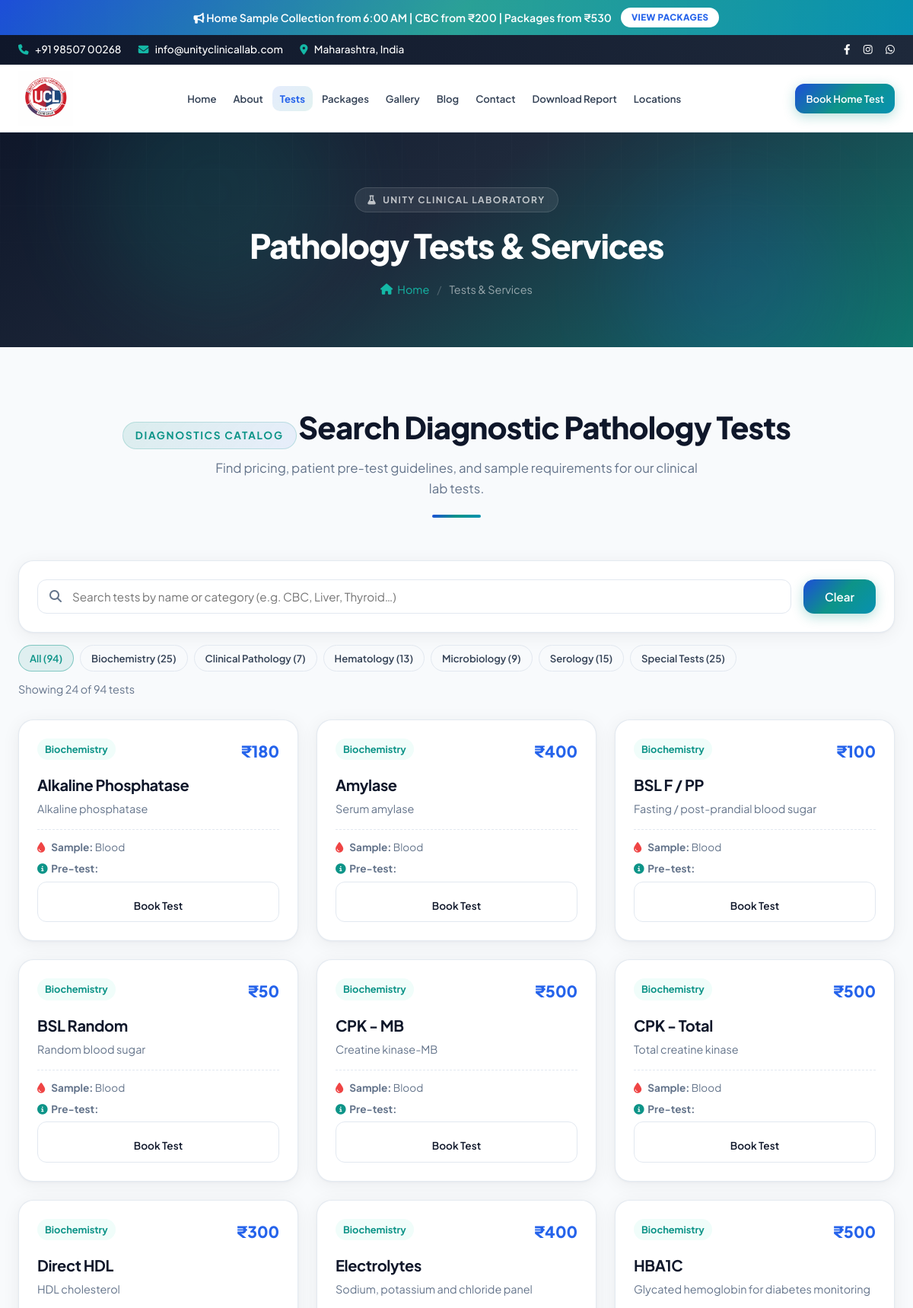
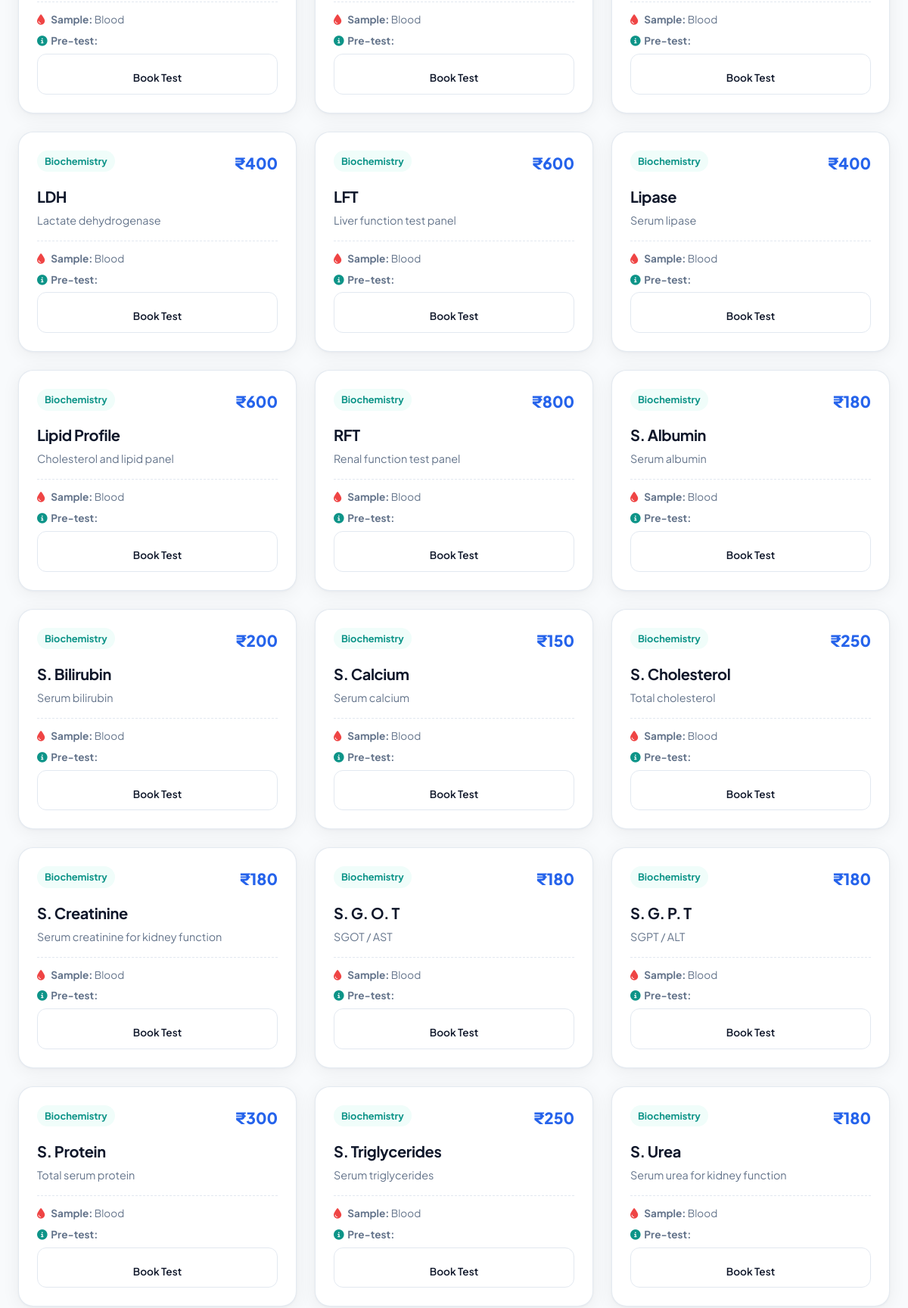
/services.php (upper part), run on the app's committed database (2 pictures, top to bottom).
### tables this page shows
CREATE TABLE cms_settings (
        key TEXT PRIMARY KEY,
        value TEXT NOT NULL
    );

CREATE TABLE cms_menu (
        id INTEGER PRIMARY KEY AUTOINCREMENT,
        title TEXT NOT NULL,
        url TEXT NOT NULL,
        sequence INTEGER NOT NULL,
        is_active INTEGER DEFAULT 1,
        is_cta INTEGER DEFAULT 0
    );

CREATE TABLE cms_pages (
        id INTEGER PRIMARY KEY AUTOINCREMENT,
        slug TEXT UNIQUE NOT NULL,
        filename TEXT NOT NULL,
        nav_key TEXT,
        page_heading TEXT NOT NULL,
        breadcrumb_label TEXT NOT NULL,
        meta_title TEXT,
        meta_description TEXT,
        content_tag TEXT,
        content_title TEXT,
        content_description TEXT,
        is_active INTEGER DEFAULT 1,
        sequence INTEGER DEFAULT 0
    , meta_keywords TEXT, og_image TEXT, page_body TEXT, robots_noindex INTEGER DEFAULT 0, sitemap_changefreq TEXT DEFAULT 'monthly', sitemap_priority TEXT DEFAULT '0.5', include_in_sitemap INTEGER DEFAULT 1);

CREATE TABLE cms_services (
        id INTEGER PRIMARY KEY AUTOINCREMENT,
        title TEXT NOT NULL,
        category TEXT NOT NULL,
        price REAL NOT NULL,
        description TEXT,
        sample_type TEXT,
        prep_instructions TEXT,
        sequence INTEGER DEFAULT 0
    );

### includes/services_catalog.php (the view, shortened to what the rows shown need)
<?php
function cmsServiceBookSlug(string $title): string
{
    return strtolower(str_replace([' ', "'", '"'], '', $title));
}
function cmsServicesCatalog(PDO $db, array $opts = []): array
{
    $page = max(1, (int) ($opts['page'] ?? 1));
    $perPage = max(12, min(48, (int) ($opts['per_page'] ?? 24)));
    $search = trim((string) ($opts['q'] ?? ''));
    $category = trim((string) ($opts['category'] ?? ''));
    $where = [];
    $params = [];
    $whereSql = $where !== [] ? ' WHERE ' . implode(' AND ', $where) : '';
    $countStmt = $db->prepare("SELECT COUNT(*) FROM cms_services{$whereSql}");
    $countStmt->execute($params);
    $total = (int) $countStmt->fetchColumn();
    $pages = max(1, (int) ceil($total / $perPage));
    $offset = ($page - 1) * $perPage;
    $sql = "SELECT id, title, category, price, description, sample_type, prep_instructions, sequence
            FROM cms_services{$whereSql}
            ORDER BY sequence ASC, id ASC
            LIMIT :limit OFFSET :offset";
    $stmt = $db->prepare($sql);
    $stmt->bindValue(':limit', $perPage, PDO::PARAM_INT);
    $stmt->bindValue(':offset', $offset, PDO::PARAM_INT);
    $stmt->execute();
    return [
        'items' => $stmt->fetchAll(PDO::FETCH_ASSOC),
        'total' => $total,
        'page' => $page,
        'per_page' => $perPage,
        'pages' => $pages,
    ];
}
function cmsRenderServiceCard(array $service): void
{
    $searchTerms = strtolower(
        ($service['title'] ?? '') . ' ' . ($service['category'] ?? '') . ' ' . ($service['description'] ?? '')
    );
    $bookSlug = cmsServiceBookSlug((string) ($service['title'] ?? ''));
    ?>
    <div class="card test-card" data-title="<?php echo htmlspecialchars($searchTerms, ENT_QUOTES, 'UTF-8'); ?>">
        <div class="test-card-top">
            <span class="test-category"><?php echo htmlspecialchars((string) $service['category']); ?></span>
            <strong class="test-price">₹<?php echo number_format((float) $service['price']); ?></strong>
        </div>
        <h3 class="test-card-title"><?php echo htmlspecialchars((string) $service['title']); ?></h3>
        <?php if (!empty($service['description'])): ?>
            <p class="test-card-desc"><?php echo htmlspecialchars((string) $service['description']); ?></p>
        <?php endif; ?>
        <div class="test-card-meta">
            <div><i class="fa-solid fa-droplet" aria-hidden="true"></i> <strong>Sample:</strong> <?php echo htmlspecialchars((string) ($service['sample_type'] ?? 'Blood')); ?></div>
            <div><i class="fa-solid fa-circle-info" aria-hidden="true"></i> <strong>Pre-test:</strong> <?php echo htmlspecialchars((string) ($service['prep_instructions'] ?? 'No fasting required')); ?></div>
        </div>
        <a href="collection.php?test=<?php echo urlencode($bookSlug); ?>" class="btn btn-secondary w-full test-card-book">Book Test</a>
    </div>
    <?php
}

### includes/header.php (shortened to what the rows shown need)
<?php
function is_item_active($item_url, $active_nav) {
    $current_page = basename($_SERVER['PHP_SELF']);
    if ($current_page === $item_url) {
        return 'active';
    }
    return '';
}
try {
    $menu_items = $db->query('SELECT * FROM cms_menu WHERE is_active = 1 ORDER BY sequence ASC')->fetchAll();
} catch (PDOException $e) {
    $menu_items = [];
}
$social_links = cmsSocialLinks($cms);
$header_logo_width = max(40, min(400, (int) cmsSetting($cms, 'header_logo_width', '240')));
$header_logo_height = max(30, min(200, (int) cmsSetting($cms, 'header_logo_height', '72')));
$header_logo_display_h = min($header_logo_height, 80);
$header_logo_display_w = min($header_logo_width, 280);
$header_logo_style = sprintf(
    '--header-logo-width:%dpx;--header-logo-height:%dpx;--header-logo-display-width:%dpx;--header-logo-display-height:%dpx;--header-logo-width-scrolled:%dpx;--header-logo-height-scrolled:%dpx;--header-logo-aspect:%s;',
    $header_logo_width,
    $header_logo_height,
    $header_logo_display_w,
    $header_logo_display_h,
    (int) round($header_logo_display_w * 0.85),
    (int) round($header_logo_display_h * 0.85),
    $header_logo_display_h > 0 ? round($header_logo_display_w / $header_logo_display_h, 4) : '2'
);
$nav_links = [];
$nav_cta = null;
foreach ($menu_items as $item) {
    if ((int) ($item['is_cta'] ?? 0) === 1) {
        $nav_cta = $item;
    } else {
        $nav_links[] = $item;
    }
}
$_body_class = trim($body_class ?? '');
if (basename($_SERVER['PHP_SELF']) !== 'index.php' && stripos($_body_class, 'page-home') === false) {
    $_body_class = trim($_body_class . ' page-inner');
}
?>
<!DOCTYPE html>
<html lang="en">
<head>
    <link rel="stylesheet" href="css/style.css">
    <link rel="stylesheet" href="css/premium.css?v=<?php echo @filemtime(__DIR__ . '/../css/premium.css') ?: '1'; ?>">
    <link rel="stylesheet" href="https://cdnjs.cloudflare.com/ajax/libs/font-awesome/6.4.0/css/all.min.css">
</head>
<body class="<?php echo htmlspecialchars($_body_class); ?>">
    <?php if (($cms['header_show_top_bar'] ?? '1') === '1'): ?>
    <div class="top-bar">
        <div class="container">
            <?php if (($cms['header_show_social'] ?? '1') === '1'): ?>
            <div class="top-bar-social">
                <?php foreach ($social_links as $social): ?>
                    <a href="<?php echo htmlspecialchars($social['url']); ?>" target="_blank" rel="noopener noreferrer" aria-label="<?php echo htmlspecialchars($social['label']); ?>"><i class="<?php echo htmlspecialchars($social['icon']); ?>"></i></a>
                <?php endforeach; ?>
            </div>
            <?php endif; ?>
        </div>
    </div>
    <?php endif; ?>
    <header class="site-header" style="<?php echo htmlspecialchars($header_logo_style); ?>">
        <div class="container">
            <nav class="nav-bar" aria-label="Main navigation">
                <ul class="nav-menu" id="navMenu" role="menubar">
                    <?php foreach ($nav_links as $item): ?>
                        <li class="nav-item <?php echo is_item_active($item['url'], $active_nav ?? ''); ?>" role="none">
                            <a href="<?php echo htmlspecialchars($item['url']); ?>" role="menuitem"><?php echo htmlspecialchars($item['title']); ?></a>
                        </li>
                    <?php endforeach; ?>
                </ul>
                <div class="nav-bar-actions">
                    <?php if ($nav_cta): ?>
                    <a href="<?php echo htmlspecialchars($nav_cta['url']); ?>" class="btn btn-primary nav-header-cta"><?php echo htmlspecialchars($nav_cta['title']); ?></a>
                    <?php endif; ?>
                </div>
            </nav>
        </div>
    </header>
    <main id="main-content">

### includes/cms_helpers.php (shortened to what the rows shown need)
<?php
function renderPageHeader(array $page, string $fallbackHeading = '', string $fallbackBreadcrumb = ''): void
{
    global $cms;
    $heading = $page['page_heading'] ?? $fallbackHeading;
    $breadcrumb = $page['breadcrumb_label'] ?? $fallbackBreadcrumb;
    $home_label = cmsSetting($cms, 'breadcrumb_home_label', 'Home');
    ?>
    <div class="page-header page-header-premium">
        <div class="container page-header-inner reveal">
            <span class="page-header-tag"><i class="fa-solid fa-flask"></i> <?php echo htmlspecialchars(cmsSetting($cms, 'site_name')); ?></span>
            <h1><?php echo htmlspecialchars($heading); ?></h1>
            <div class="breadcrumb">
                <a href="index.php"><i class="fa-solid fa-house"></i> <?php echo htmlspecialchars($home_label); ?></a>
                <span class="breadcrumb-sep">/</span>
                <span><?php echo htmlspecialchars($breadcrumb); ?></span>
            </div>
        </div>
    </div>
    <?php
}
    ?>
    <?php
function renderPageSectionHeader(array $page, array $defaults = []): void
{
    $tag = trim((string) ($page['content_tag'] ?? '')) ?: ($defaults['tag'] ?? '');
    $title = trim((string) ($page['content_title'] ?? '')) ?: ($defaults['title'] ?? '');
    $desc = trim((string) ($page['content_description'] ?? '')) ?: ($defaults['desc'] ?? '');
    ?>
    <div class="section-header reveal">
        <?php if ($tag !== ''): ?><span class="section-tag"><?php echo htmlspecialchars($tag); ?></span><?php endif; ?>
        <?php if ($title !== ''): ?><h2 class="section-title"><?php echo htmlspecialchars($title); ?></h2><?php endif; ?>
        <?php if ($desc !== ''): ?><p class="section-desc max-w-md"><?php echo htmlspecialchars($desc); ?></p><?php endif; ?>
    </div>
    <?php
}

### services.php (shortened to what the rows shown need)
<?php
include 'includes/db.php';
require_once __DIR__ . '/includes/services_catalog.php';
$page = cmsPage($cms_pages, 'services', [
    'meta_title' => 'Pathology Tests & Services | Accurate Blood & Urine Tests',
    'meta_description' => 'Browse our NABL-standard diagnostic tests catalog including Blood Tests, Urine analysis, Liver Function, Thyroid profiles, and Diabetes monitoring panels.',
]);
$active_nav = 'services';
$filterQ = trim((string) ($_GET['q'] ?? ''));
$filterCategory = trim((string) ($_GET['category'] ?? ''));
$filterPage = max(1, (int) ($_GET['page'] ?? 1));
$catalog = cmsServicesCatalog($db, [
    'q' => $filterQ,
    'category' => $filterCategory,
    'page' => $filterPage,
    'per_page' => 24,
]);
$services = $catalog['items'];
include 'includes/header.php';
?>
<?php renderPageHeader($page, 'Pathology Tests & Services', 'Tests & Services'); ?>
<section class="section-padding services-catalog-section">
    <div class="container">
        <?php renderPageSectionHeader($page, [
            'tag' => 'Diagnostics Catalog',
            'title' => 'Search Diagnostic Pathology Tests',
            'desc' => 'Find pricing, patient pre-test guidelines, and sample requirements for our clinical lab tests.',
        ]); ?>
        <div class="grid-3 services-tests-grid" id="testsGrid">
            <?php if ($services === []): ?>
                <div class="services-empty-state" id="emptyState">
                    <i class="fa-regular fa-face-frown" aria-hidden="true"></i>
                    <h3>No Diagnostic Tests Found</h3>
                    <p>Try another search term or category, or contact us on <?php echo htmlspecialchars(cmsSetting($cms, 'support_phone')); ?>.</p>
                </div>
            <?php else: ?>
                <?php foreach ($services as $service) {
                    cmsRenderServiceCard($service);
                } ?>
            <?php endif; ?>
        </div>
    </div>
</section>
<?php
include 'includes/footer.php'; ?>

### data on the page
cms_menu: title "Home"
cms_menu: title "About"
cms_menu: title "Tests"
cms_menu: title "Packages"
cms_menu: title "Gallery"
cms_menu: title "Blog"
cms_menu: title "Contact"
cms_menu: title "Download Report"
cms_menu: title "Locations"
cms_menu: title "Book Home Test"
cms_pages: page_heading "Pathology Tests & Services", breadcrumb_label "Tests & Services", content_tag "DIAGNOSTICS CATALOG", content_title "Search Diagnostic Pathology Tests", content_description "Find pricing, patient pre-test guidelines, and sample requirements for our clinical lab tests."
cms_services: category "Biochemistry", price "180", title "Alkaline Phosphatase", description "Alkaline phosphatase", sample_type "Blood"
cms_services: category "Biochemistry", price "400", title "Amylase", description "Serum amylase", sample_type "Blood"
cms_services: category "Biochemistry", price "100", title "BSL F / PP", description "Fasting / post-prandial blood sugar", sample_type "Blood"
cms_services: category "Biochemistry", price "50", title "BSL Random", description "Random blood sugar", sample_type "Blood"
cms_services: category "Biochemistry", price "500", title "CPK - MB", description "Creatine kinase-MB", sample_type "Blood"
cms_services: category "Biochemistry", price "500", title "CPK - Total", description "Total creatine kinase", sample_type "Blood"
cms_services: category "Biochemistry", price "300", title "Direct HDL", description "HDL cholesterol", sample_type "Blood"
cms_services: category "Biochemistry", price "400", title "Electrolytes", description "Sodium, potassium and chloride panel", sample_type "Blood"
cms_services: category "Biochemistry", price "500", title "HBA1C", description "Glycated hemoglobin for diabetes monitoring", sample_type "Blood"
cms_services: category "Biochemistry", price "400", title "LDH", description "Lactate dehydrogenase", sample_type "Blood"
cms_services: category "Biochemistry", price "600", title "LFT", description "Liver function test panel", sample_type "Blood"
cms_services: category "Biochemistry", price "400", title "Lipase", description "Serum lipase", sample_type "Blood"
cms_services: category "Biochemistry", price "600", title "Lipid Profile", description "Cholesterol and lipid panel", sample_type "Blood"
cms_services: category "Biochemistry", price "800", title "RFT", description "Renal function test panel", sample_type "Blood"
cms_services: category "Biochemistry", price "180", title "S. Albumin", description "Serum albumin", sample_type "Blood"
cms_services: category "Biochemistry", price "200", title "S. Bilirubin", description "Serum bilirubin", sample_type "Blood"
cms_services: category "Biochemistry", price "150", title "S. Calcium", description "Serum calcium", sample_type "Blood"
cms_services: category "Biochemistry", price "250", title "S. Cholesterol", description "Total cholesterol", sample_type "Blood"
cms_services: category "Biochemistry", price "180", title "S. Creatinine", description "Serum creatinine for kidney function", sample_type "Blood"
cms_services: category "Biochemistry", price "180", title "S. G. O. T", description "SGOT / AST", sample_type "Blood"
cms_services: category "Biochemistry", price "180", title "S. G. P. T", description "SGPT / ALT", sample_type "Blood"
cms_services: category "Biochemistry", price "300", title "S. Protein", description "Total serum protein", sample_type "Blood"
cms_services: category "Biochemistry", price "250", title "S. Triglycerides", description "Serum triglycerides", sample_type "Blood"
cms_services: category "Biochemistry", price "180", title "S. Urea", description "Serum urea for kidney function", sample_type "Blood"

### other printed values
$cms['top_offer_text'] "Home Sample Collection from 6:00 AM | CBC from ₹200 | Packages from ₹530"
$offer_link_text "VIEW PACKAGES"
$support_phone "+91 98507 00268"
$support_email "info@unityclinicallab.com"
$top_bar_location "Maharashtra, India"
cmsSetting($cms, 'site_name') "UNITY CLINICAL LABORATORY"
$home_label "Home"
$totalServices "94"
$cat "Biochemistry"
$categoryCounts[$cat] "25"
$cat "Clinical Pathology"
$categoryCounts[$cat] "7"
$cat "Hematology"
$categoryCounts[$cat] "13"
$cat "Microbiology"
